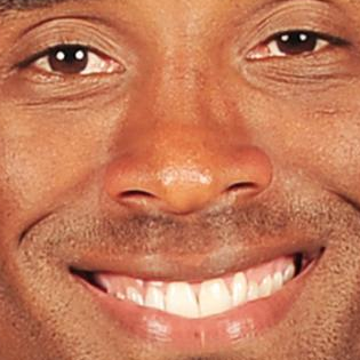
%> input picture HW1/2/kobeFace.png, 360 x 360 px
$ octave Part2.m   (GNU Octave 9; MATLAB toolbox functions it lacks are replaced by stand-ins)
%> lines starting %> are read from the running program, lines starting %| are printed output that depends on the picture
str = 'kobeFace.png';
kobeFace = imread(str);
%> kobeFace is the input picture: size 360x360x3 uint8; mean R, G, B 196.3, 122.2, 89.4
gasolFace = imread('gasolFace.png');
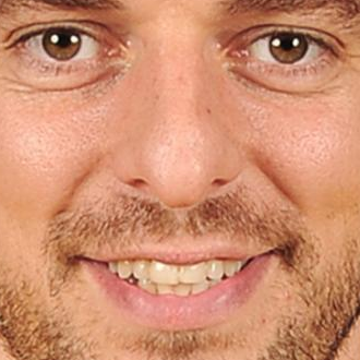
%> input picture HW1/2/gasolFace.png, 360 x 360 px
%> gasolFace is the input picture: size 360x360x3 uint8; mean R, G, B 207.5, 142.6, 111.8
GA = rgb2gray(kobeFace);
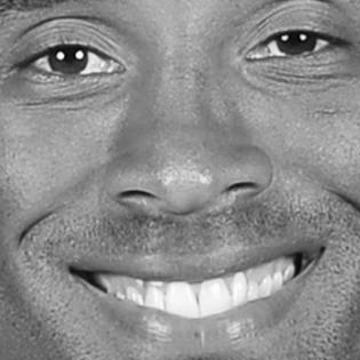
%> GA: size 360x360 uint8; min 1, max 255, mean 140.6
GB = rgb2gray(gasolFace);
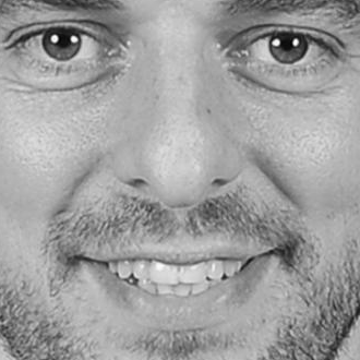
%> GB: size 360x360 uint8; min 3, max 254, mean 158.5
[width,height] = size(GA);
%> width = 360; height = 360
resu = zeros(width,height);
neig = zeros(1,8);
for i = 2:width - 1
    for j = 2:height - 1
        res = 0;
%> (the run ends here)
